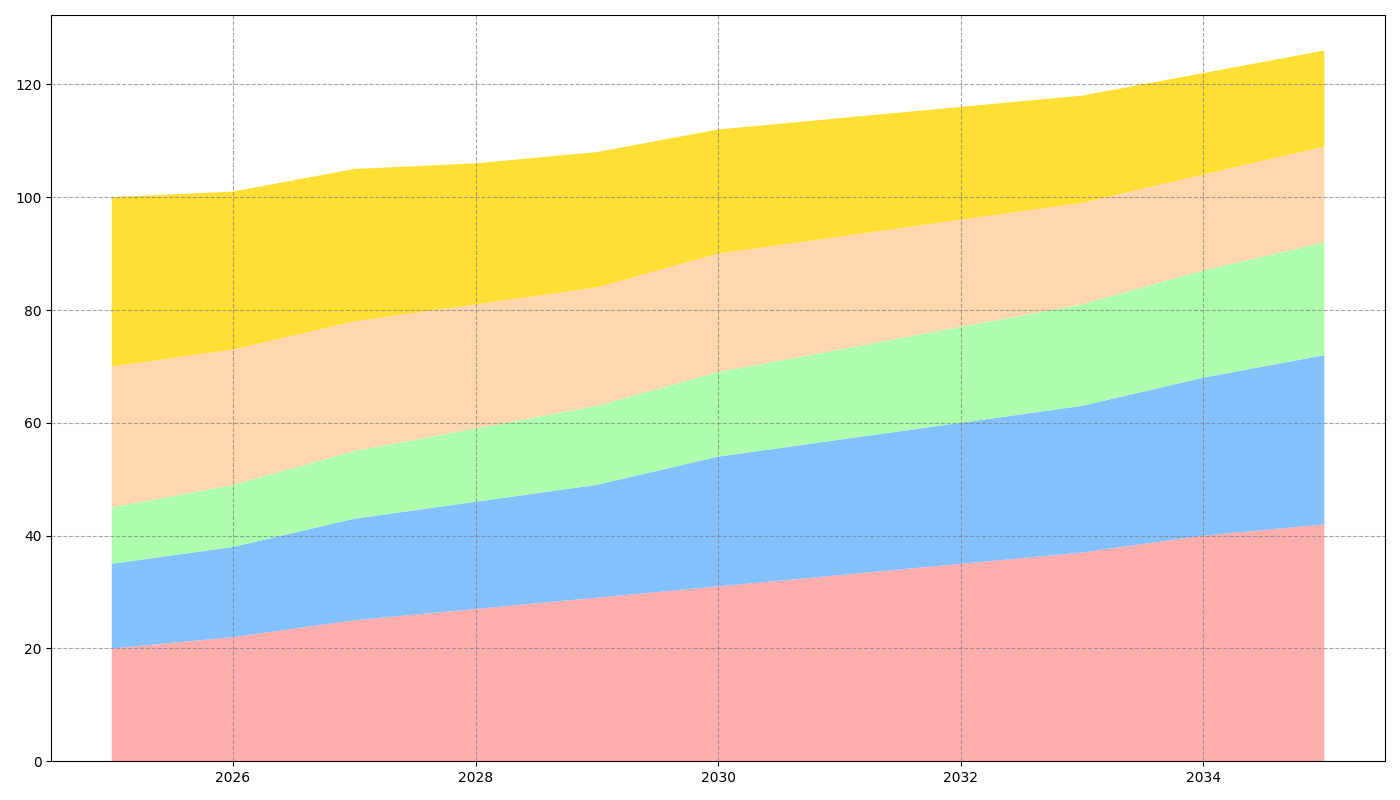

The script that drew this image:
import matplotlib.pyplot as plt
import numpy as np

years = np.arange(2025, 2036)

fruits = [20, 22, 25, 27, 29, 31, 33, 35, 37, 40, 42]
vegetables = [15, 16, 18, 19, 20, 23, 24, 25, 26, 28, 30]
grains = [10, 11, 12, 13, 14, 15, 16, 17, 18, 19, 20]
dairy = [25, 24, 23, 22, 21, 21, 20, 19, 18, 17, 17]
proteins = [30, 28, 27, 25, 24, 22, 21, 20, 19, 18, 17]

plt.figure(figsize=(14, 8))
plt.stackplot(years, fruits, vegetables, grains, dairy, proteins, 
              colors=['#FF9999', '#66B3FF', '#99FF99', '#FFCC99', '#FFD700'], alpha=0.8)

# Remove title, axis labels, legend, and annotations
plt.grid(True, linestyle='--', which='major', color='grey', alpha=0.7)

plt.tight_layout()
plt.show()
